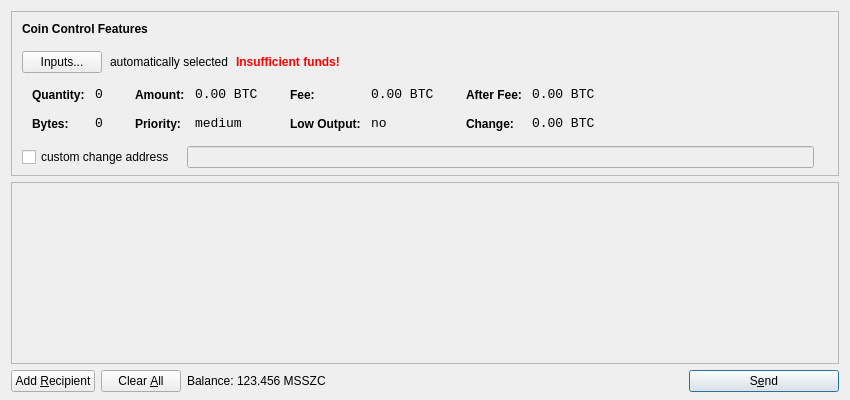
<?xml version="1.0" encoding="UTF-8"?>
<ui version="4.0">
 <class>SendCoinsDialog</class>
 <widget class="QDialog" name="SendCoinsDialog">
  <property name="geometry">
   <rect>
    <x>0</x>
    <y>0</y>
    <width>850</width>
    <height>400</height>
   </rect>
  </property>
  <property name="windowTitle">
   <string>Send Coins</string>
  </property>
  <layout class="QVBoxLayout" name="verticalLayout" stretch="0,1,0">
   <property name="bottomMargin">
    <number>8</number>
   </property>
   <item>
    <widget class="QFrame" name="frameCoinControl">
     <property name="sizePolicy">
      <sizepolicy hsizetype="Expanding" vsizetype="Expanding">
       <horstretch>0</horstretch>
       <verstretch>0</verstretch>
      </sizepolicy>
     </property>
     <property name="maximumSize">
      <size>
       <width>16777215</width>
       <height>16777215</height>
      </size>
     </property>
     <property name="frameShape">
      <enum>QFrame::StyledPanel</enum>
     </property>
     <property name="frameShadow">
      <enum>QFrame::Sunken</enum>
     </property>
     <layout class="QVBoxLayout" name="verticalLayoutCoinControl2">
      <property name="spacing">
       <number>-1</number>
      </property>
      <property name="leftMargin">
       <number>0</number>
      </property>
      <property name="topMargin">
       <number>0</number>
      </property>
      <property name="rightMargin">
       <number>0</number>
      </property>
      <property name="bottomMargin">
       <number>6</number>
      </property>
      <item>
       <layout class="QVBoxLayout" name="verticalLayoutCoinControl" stretch="0,0,0,0,1">
        <property name="spacing">
         <number>0</number>
        </property>
        <property name="leftMargin">
         <number>10</number>
        </property>
        <property name="topMargin">
         <number>10</number>
        </property>
        <item>
         <layout class="QHBoxLayout" name="horizontalLayoutCoinControl1">
          <property name="bottomMargin">
           <number>15</number>
          </property>
          <item>
           <widget class="QLabel" name="labelCoinControlFeatures">
            <property name="sizePolicy">
             <sizepolicy hsizetype="Preferred" vsizetype="Maximum">
              <horstretch>0</horstretch>
              <verstretch>0</verstretch>
             </sizepolicy>
            </property>
            <property name="font">
             <font>
              <weight>75</weight>
              <bold>true</bold>
             </font>
            </property>
            <property name="styleSheet">
             <string notr="true">font-weight:bold;</string>
            </property>
            <property name="text">
             <string>Coin Control Features</string>
            </property>
           </widget>
          </item>
         </layout>
        </item>
        <item>
         <layout class="QHBoxLayout" name="horizontalLayoutCoinControl2" stretch="0,0,0,0">
          <property name="spacing">
           <number>8</number>
          </property>
          <property name="bottomMargin">
           <number>10</number>
          </property>
          <item>
           <widget class="QPushButton" name="pushButtonCoinControl">
            <property name="styleSheet">
             <string notr="true"/>
            </property>
            <property name="text">
             <string>Inputs...</string>
            </property>
           </widget>
          </item>
          <item>
           <widget class="QLabel" name="labelCoinControlAutomaticallySelected">
            <property name="text">
             <string>automatically selected</string>
            </property>
            <property name="margin">
             <number>5</number>
            </property>
           </widget>
          </item>
          <item>
           <widget class="QLabel" name="labelCoinControlInsuffFunds">
            <property name="font">
             <font>
              <weight>75</weight>
              <bold>true</bold>
             </font>
            </property>
            <property name="styleSheet">
             <string notr="true">color:red;font-weight:bold;</string>
            </property>
            <property name="text">
             <string>Insufficient funds!</string>
            </property>
            <property name="margin">
             <number>5</number>
            </property>
           </widget>
          </item>
          <item>
           <spacer name="horizontalSpacerCoinControl">
            <property name="orientation">
             <enum>Qt::Horizontal</enum>
            </property>
            <property name="sizeHint" stdset="0">
             <size>
              <width>40</width>
              <height>1</height>
             </size>
            </property>
           </spacer>
          </item>
         </layout>
        </item>
        <item>
         <widget class="QWidget" name="widgetCoinControl" native="true">
          <property name="sizePolicy">
           <sizepolicy hsizetype="Preferred" vsizetype="Preferred">
            <horstretch>0</horstretch>
            <verstretch>0</verstretch>
           </sizepolicy>
          </property>
          <property name="minimumSize">
           <size>
            <width>0</width>
            <height>0</height>
           </size>
          </property>
          <property name="styleSheet">
           <string notr="true"/>
          </property>
          <layout class="QHBoxLayout" name="horizontalLayoutCoinControl5">
           <property name="margin">
            <number>0</number>
           </property>
           <item>
            <layout class="QHBoxLayout" name="horizontalLayoutCoinControl3" stretch="0,0,0,1">
             <property name="spacing">
              <number>20</number>
             </property>
             <property name="topMargin">
              <number>0</number>
             </property>
             <property name="bottomMargin">
              <number>10</number>
             </property>
             <item>
              <layout class="QFormLayout" name="formLayoutCoinControl1">
               <property name="horizontalSpacing">
                <number>10</number>
               </property>
               <property name="verticalSpacing">
                <number>14</number>
               </property>
               <property name="leftMargin">
                <number>10</number>
               </property>
               <property name="topMargin">
                <number>4</number>
               </property>
               <property name="rightMargin">
                <number>6</number>
               </property>
               <item row="0" column="0">
                <widget class="QLabel" name="labelCoinControlQuantityText">
                 <property name="styleSheet">
                  <string notr="true">font-weight:bold;</string>
                 </property>
                 <property name="text">
                  <string>Quantity:</string>
                 </property>
                 <property name="margin">
                  <number>0</number>
                 </property>
                </widget>
               </item>
               <item row="0" column="1">
                <widget class="QLabel" name="labelCoinControlQuantity">
                 <property name="font">
                  <font>
                   <family>Monospace</family>
                   <pointsize>10</pointsize>
                  </font>
                 </property>
                 <property name="cursor">
                  <cursorShape>IBeamCursor</cursorShape>
                 </property>
                 <property name="contextMenuPolicy">
                  <enum>Qt::ActionsContextMenu</enum>
                 </property>
                 <property name="text">
                  <string notr="true">0</string>
                 </property>
                 <property name="margin">
                  <number>0</number>
                 </property>
                 <property name="textInteractionFlags">
                  <set>Qt::LinksAccessibleByMouse|Qt::TextSelectableByKeyboard|Qt::TextSelectableByMouse</set>
                 </property>
                </widget>
               </item>
               <item row="1" column="0">
                <widget class="QLabel" name="labelCoinControlBytesText">
                 <property name="styleSheet">
                  <string notr="true">font-weight:bold;</string>
                 </property>
                 <property name="text">
                  <string>Bytes:</string>
                 </property>
                </widget>
               </item>
               <item row="1" column="1">
                <widget class="QLabel" name="labelCoinControlBytes">
                 <property name="font">
                  <font>
                   <family>Monospace</family>
                   <pointsize>10</pointsize>
                  </font>
                 </property>
                 <property name="cursor">
                  <cursorShape>IBeamCursor</cursorShape>
                 </property>
                 <property name="contextMenuPolicy">
                  <enum>Qt::ActionsContextMenu</enum>
                 </property>
                 <property name="text">
                  <string notr="true">0</string>
                 </property>
                 <property name="textInteractionFlags">
                  <set>Qt::LinksAccessibleByMouse|Qt::TextSelectableByKeyboard|Qt::TextSelectableByMouse</set>
                 </property>
                </widget>
               </item>
              </layout>
             </item>
             <item>
              <layout class="QFormLayout" name="formLayoutCoinControl2">
               <property name="horizontalSpacing">
                <number>10</number>
               </property>
               <property name="verticalSpacing">
                <number>14</number>
               </property>
               <property name="leftMargin">
                <number>6</number>
               </property>
               <property name="topMargin">
                <number>4</number>
               </property>
               <property name="rightMargin">
                <number>6</number>
               </property>
               <item row="0" column="0">
                <widget class="QLabel" name="labelCoinControlAmountText">
                 <property name="styleSheet">
                  <string notr="true">font-weight:bold;</string>
                 </property>
                 <property name="text">
                  <string>Amount:</string>
                 </property>
                 <property name="margin">
                  <number>0</number>
                 </property>
                </widget>
               </item>
               <item row="0" column="1">
                <widget class="QLabel" name="labelCoinControlAmount">
                 <property name="font">
                  <font>
                   <family>Monospace</family>
                   <pointsize>10</pointsize>
                  </font>
                 </property>
                 <property name="cursor">
                  <cursorShape>IBeamCursor</cursorShape>
                 </property>
                 <property name="contextMenuPolicy">
                  <enum>Qt::ActionsContextMenu</enum>
                 </property>
                 <property name="text">
                  <string notr="true">0.00 BTC</string>
                 </property>
                 <property name="textInteractionFlags">
                  <set>Qt::LinksAccessibleByMouse|Qt::TextSelectableByKeyboard|Qt::TextSelectableByMouse</set>
                 </property>
                </widget>
               </item>
               <item row="1" column="0">
                <widget class="QLabel" name="labelCoinControlPriorityText">
                 <property name="styleSheet">
                  <string notr="true">font-weight:bold;</string>
                 </property>
                 <property name="text">
                  <string>Priority:</string>
                 </property>
                </widget>
               </item>
               <item row="1" column="1">
                <widget class="QLabel" name="labelCoinControlPriority">
                 <property name="font">
                  <font>
                   <family>Monospace</family>
                   <pointsize>10</pointsize>
                  </font>
                 </property>
                 <property name="cursor">
                  <cursorShape>IBeamCursor</cursorShape>
                 </property>
                 <property name="contextMenuPolicy">
                  <enum>Qt::ActionsContextMenu</enum>
                 </property>
                 <property name="text">
                  <string>medium</string>
                 </property>
                 <property name="textInteractionFlags">
                  <set>Qt::LinksAccessibleByMouse|Qt::TextSelectableByKeyboard|Qt::TextSelectableByMouse</set>
                 </property>
                </widget>
               </item>
              </layout>
             </item>
             <item>
              <layout class="QFormLayout" name="formLayoutCoinControl3">
               <property name="horizontalSpacing">
                <number>10</number>
               </property>
               <property name="verticalSpacing">
                <number>14</number>
               </property>
               <property name="leftMargin">
                <number>6</number>
               </property>
               <property name="topMargin">
                <number>4</number>
               </property>
               <property name="rightMargin">
                <number>6</number>
               </property>
               <item row="0" column="0">
                <widget class="QLabel" name="labelCoinControlFeeText">
                 <property name="styleSheet">
                  <string notr="true">font-weight:bold;</string>
                 </property>
                 <property name="text">
                  <string>Fee:</string>
                 </property>
                 <property name="margin">
                  <number>0</number>
                 </property>
                </widget>
               </item>
               <item row="0" column="1">
                <widget class="QLabel" name="labelCoinControlFee">
                 <property name="font">
                  <font>
                   <family>Monospace</family>
                   <pointsize>10</pointsize>
                  </font>
                 </property>
                 <property name="cursor">
                  <cursorShape>IBeamCursor</cursorShape>
                 </property>
                 <property name="contextMenuPolicy">
                  <enum>Qt::ActionsContextMenu</enum>
                 </property>
                 <property name="text">
                  <string notr="true">0.00 BTC</string>
                 </property>
                 <property name="textInteractionFlags">
                  <set>Qt::LinksAccessibleByMouse|Qt::TextSelectableByKeyboard|Qt::TextSelectableByMouse</set>
                 </property>
                </widget>
               </item>
               <item row="1" column="0">
                <widget class="QLabel" name="labelCoinControlLowOutputText">
                 <property name="styleSheet">
                  <string notr="true">font-weight:bold;</string>
                 </property>
                 <property name="text">
                  <string>Low Output:</string>
                 </property>
                </widget>
               </item>
               <item row="1" column="1">
                <widget class="QLabel" name="labelCoinControlLowOutput">
                 <property name="font">
                  <font>
                   <family>Monospace</family>
                   <pointsize>10</pointsize>
                  </font>
                 </property>
                 <property name="cursor">
                  <cursorShape>IBeamCursor</cursorShape>
                 </property>
                 <property name="contextMenuPolicy">
                  <enum>Qt::ActionsContextMenu</enum>
                 </property>
                 <property name="text">
                  <string>no</string>
                 </property>
                 <property name="textInteractionFlags">
                  <set>Qt::LinksAccessibleByMouse|Qt::TextSelectableByKeyboard|Qt::TextSelectableByMouse</set>
                 </property>
                </widget>
               </item>
              </layout>
             </item>
             <item>
              <layout class="QFormLayout" name="formLayoutCoinControl4">
               <property name="horizontalSpacing">
                <number>10</number>
               </property>
               <property name="verticalSpacing">
                <number>14</number>
               </property>
               <property name="leftMargin">
                <number>6</number>
               </property>
               <property name="topMargin">
                <number>4</number>
               </property>
               <property name="rightMargin">
                <number>6</number>
               </property>
               <item row="0" column="0">
                <widget class="QLabel" name="labelCoinControlAfterFeeText">
                 <property name="styleSheet">
                  <string notr="true">font-weight:bold;</string>
                 </property>
                 <property name="text">
                  <string>After Fee:</string>
                 </property>
                 <property name="margin">
                  <number>0</number>
                 </property>
                </widget>
               </item>
               <item row="0" column="1">
                <widget class="QLabel" name="labelCoinControlAfterFee">
                 <property name="font">
                  <font>
                   <family>Monospace</family>
                   <pointsize>10</pointsize>
                  </font>
                 </property>
                 <property name="cursor">
                  <cursorShape>IBeamCursor</cursorShape>
                 </property>
                 <property name="contextMenuPolicy">
                  <enum>Qt::ActionsContextMenu</enum>
                 </property>
                 <property name="text">
                  <string notr="true">0.00 BTC</string>
                 </property>
                 <property name="textInteractionFlags">
                  <set>Qt::LinksAccessibleByMouse|Qt::TextSelectableByKeyboard|Qt::TextSelectableByMouse</set>
                 </property>
                </widget>
               </item>
               <item row="1" column="0">
                <widget class="QLabel" name="labelCoinControlChangeText">
                 <property name="styleSheet">
                  <string notr="true">font-weight:bold;</string>
                 </property>
                 <property name="text">
                  <string>Change:</string>
                 </property>
                </widget>
               </item>
               <item row="1" column="1">
                <widget class="QLabel" name="labelCoinControlChange">
                 <property name="font">
                  <font>
                   <family>Monospace</family>
                   <pointsize>10</pointsize>
                  </font>
                 </property>
                 <property name="cursor">
                  <cursorShape>IBeamCursor</cursorShape>
                 </property>
                 <property name="contextMenuPolicy">
                  <enum>Qt::ActionsContextMenu</enum>
                 </property>
                 <property name="text">
                  <string notr="true">0.00 BTC</string>
                 </property>
                 <property name="textInteractionFlags">
                  <set>Qt::LinksAccessibleByMouse|Qt::TextSelectableByKeyboard|Qt::TextSelectableByMouse</set>
                 </property>
                </widget>
               </item>
              </layout>
             </item>
            </layout>
           </item>
          </layout>
         </widget>
        </item>
        <item>
         <layout class="QHBoxLayout" name="horizontalLayoutCoinControl4" stretch="0,0,0">
          <property name="spacing">
           <number>12</number>
          </property>
          <property name="sizeConstraint">
           <enum>QLayout::SetDefaultConstraint</enum>
          </property>
          <property name="topMargin">
           <number>5</number>
          </property>
          <property name="rightMargin">
           <number>5</number>
          </property>
          <item>
           <widget class="QCheckBox" name="checkBoxCoinControlChange">
            <property name="text">
             <string>custom change address</string>
            </property>
           </widget>
          </item>
          <item>
           <widget class="QLineEdit" name="lineEditCoinControlChange">
            <property name="enabled">
             <bool>false</bool>
            </property>
            <property name="sizePolicy">
             <sizepolicy hsizetype="Expanding" vsizetype="Fixed">
              <horstretch>0</horstretch>
              <verstretch>0</verstretch>
             </sizepolicy>
            </property>
           </widget>
          </item>
          <item>
           <widget class="QLabel" name="labelCoinControlChangeLabel">
            <property name="sizePolicy">
             <sizepolicy hsizetype="Preferred" vsizetype="Expanding">
              <horstretch>0</horstretch>
              <verstretch>0</verstretch>
             </sizepolicy>
            </property>
            <property name="minimumSize">
             <size>
              <width>0</width>
              <height>0</height>
             </size>
            </property>
            <property name="text">
             <string/>
            </property>
            <property name="margin">
             <number>3</number>
            </property>
           </widget>
          </item>
         </layout>
        </item>
        <item>
         <spacer name="verticalSpacerCoinControl">
          <property name="orientation">
           <enum>Qt::Vertical</enum>
          </property>
          <property name="sizeHint" stdset="0">
           <size>
            <width>800</width>
            <height>1</height>
           </size>
          </property>
         </spacer>
        </item>
       </layout>
      </item>
     </layout>
    </widget>
   </item>
   <item>
    <widget class="QScrollArea" name="scrollArea">
     <property name="widgetResizable">
      <bool>true</bool>
     </property>
     <widget class="QWidget" name="scrollAreaWidgetContents">
      <property name="geometry">
       <rect>
        <x>0</x>
        <y>0</y>
        <width>830</width>
        <height>165</height>
       </rect>
      </property>
      <layout class="QVBoxLayout" name="verticalLayout_2">
       <property name="margin">
        <number>0</number>
       </property>
       <item>
        <layout class="QVBoxLayout" name="entries">
         <property name="spacing">
          <number>6</number>
         </property>
        </layout>
       </item>
       <item>
        <spacer name="verticalSpacer">
         <property name="orientation">
          <enum>Qt::Vertical</enum>
         </property>
         <property name="sizeHint" stdset="0">
          <size>
           <width>20</width>
           <height>40</height>
          </size>
         </property>
        </spacer>
       </item>
      </layout>
     </widget>
    </widget>
   </item>
   <item>
    <layout class="QHBoxLayout" name="horizontalLayout">
     <item>
      <widget class="QPushButton" name="addButton">
       <property name="toolTip">
        <string>Send to multiple recipients at once</string>
       </property>
       <property name="text">
        <string>Add &amp;Recipient</string>
       </property>
       <property name="icon">
        <iconset resource="../bitcoin.qrc">
         <normaloff>:/icons/add</normaloff>:/icons/add</iconset>
       </property>
       <property name="autoDefault">
        <bool>false</bool>
       </property>
      </widget>
     </item>
     <item>
      <widget class="QPushButton" name="clearButton">
       <property name="sizePolicy">
        <sizepolicy hsizetype="Minimum" vsizetype="Fixed">
         <horstretch>0</horstretch>
         <verstretch>0</verstretch>
        </sizepolicy>
       </property>
       <property name="toolTip">
        <string>Remove all transaction fields</string>
       </property>
       <property name="text">
        <string>Clear &amp;All</string>
       </property>
       <property name="icon">
        <iconset resource="../bitcoin.qrc">
         <normaloff>:/icons/remove</normaloff>:/icons/remove</iconset>
       </property>
       <property name="autoRepeatDelay">
        <number>300</number>
       </property>
       <property name="autoDefault">
        <bool>false</bool>
       </property>
      </widget>
     </item>
     <item>
      <layout class="QHBoxLayout" name="horizontalLayout_2">
       <property name="spacing">
        <number>3</number>
       </property>
       <item>
        <widget class="QLabel" name="label">
         <property name="text">
          <string>Balance:</string>
         </property>
        </widget>
       </item>
       <item>
        <widget class="QLabel" name="labelBalance">
         <property name="cursor">
          <cursorShape>IBeamCursor</cursorShape>
         </property>
         <property name="text">
          <string>123.456 MSSZC</string>
         </property>
         <property name="textInteractionFlags">
          <set>Qt::LinksAccessibleByMouse|Qt::TextSelectableByKeyboard|Qt::TextSelectableByMouse</set>
         </property>
        </widget>
       </item>
      </layout>
     </item>
     <item>
      <spacer name="horizontalSpacer">
       <property name="orientation">
        <enum>Qt::Horizontal</enum>
       </property>
       <property name="sizeHint" stdset="0">
        <size>
         <width>40</width>
         <height>20</height>
        </size>
       </property>
      </spacer>
     </item>
     <item>
      <widget class="QPushButton" name="sendButton">
       <property name="minimumSize">
        <size>
         <width>150</width>
         <height>0</height>
        </size>
       </property>
       <property name="toolTip">
        <string>Confirm the send action</string>
       </property>
       <property name="text">
        <string>S&amp;end</string>
       </property>
       <property name="icon">
        <iconset resource="../bitcoin.qrc">
         <normaloff>:/icons/send</normaloff>:/icons/send</iconset>
       </property>
       <property name="default">
        <bool>true</bool>
       </property>
      </widget>
     </item>
    </layout>
   </item>
  </layout>
 </widget>
 <resources>
  <include location="../bitcoin.qrc"/>
 </resources>
 <connections/>
</ui>
